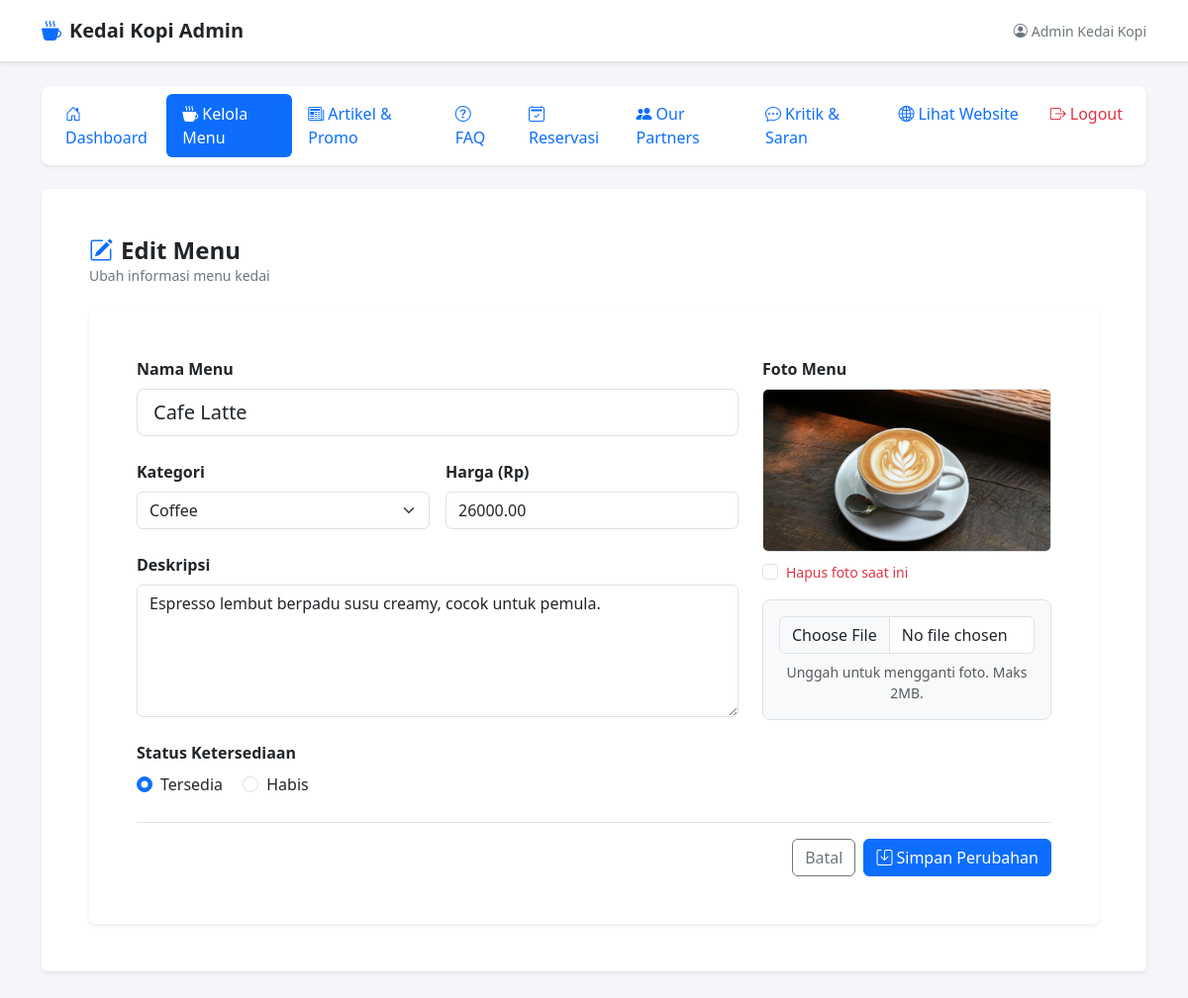
Page /dist/login/dashboard.php?page=menu_edit&id=4 (signed in) on the committed database.
### tables this page shows
CREATE TABLE IF NOT EXISTS `menu` (
  `id` INT NOT NULL AUTO_INCREMENT,
  `nama_menu` VARCHAR(150) NOT NULL,
  `kategori` VARCHAR(50) NOT NULL DEFAULT 'Coffee',
  `harga` DECIMAL(10,2) NOT NULL DEFAULT 0.00,
  `deskripsi` TEXT DEFAULT NULL,
  `gambar` VARCHAR(255) DEFAULT NULL,
  `status` ENUM('tersedia','habis') NOT NULL DEFAULT 'tersedia',
  `created_at` DATETIME DEFAULT CURRENT_TIMESTAMP,
  `updated_at` DATETIME DEFAULT CURRENT_TIMESTAMP ON UPDATE CURRENT_TIMESTAMP,
  PRIMARY KEY (`id`)
);

### dist/login/menu/edit.php (the view, shortened to what this page needs)
<?php
$id = isset($_GET['id']) ? (int) $_GET['id'] : 0;
$kategoriOptions = ['Coffee', 'Non-Coffee', 'Makanan', 'Snack'];
$uploadDir = __DIR__ . '/../../../uploads/menu/';
$menu = null;
$stmt = $conn->prepare("SELECT * FROM `menu` WHERE `id` = ? LIMIT 1");
if ($stmt) {
    $stmt->bind_param('i', $id);
    $stmt->execute();
    $result = $stmt->get_result();
    $menu = $result ? $result->fetch_assoc() : null;
} else {
    $errorMessage = 'Gagal memproses data: ' . $conn->error;
}
?>
<div class="mb-4">
    <h2 class="h4 mb-0 fw-bold text-dark"><i class="bi bi-pencil-square me-2 text-primary"></i>Edit Menu</h2>
    <p class="text-secondary small mb-0">Ubah informasi menu kedai</p>
</div>
<?php if ($menu): ?>
    <div class="card border-0 shadow-sm bg-white">
        <div class="card-body p-4 p-md-5">
            <form action="dashboard.php?page=menu_edit&id=<?= $id ?>" method="post" enctype="multipart/form-data">
                <div class="row g-4">
                    <div class="col-md-8">
                        <div class="mb-4">
                            <label for="nama_menu" class="form-label fw-bold">Nama Menu</label>
                            <input
                                type="text"
                                class="form-control form-control-lg"
                                id="nama_menu"
                                name="nama_menu"
                                value="<?= isset($_POST['nama_menu']) ? htmlspecialchars((string)$_POST['nama_menu']) : htmlspecialchars($menu['nama_menu']) ?>"
                                required
                            />
                        </div>
                        <div class="row g-3">
                            <div class="col-md-6 mb-4">
                                <label for="kategori" class="form-label fw-bold">Kategori</label>
                                <select class="form-select" id="kategori" name="kategori" required>
                                    <?php foreach ($kategoriOptions as $opt): ?>
                                        <?php $selectedVal = $_POST['kategori'] ?? $menu['kategori']; ?>
                                        <option value="<?= htmlspecialchars($opt) ?>" <?= ($selectedVal === $opt) ? 'selected' : '' ?>><?= htmlspecialchars($opt) ?></option>
                                    <?php endforeach; ?>
                                </select>
                            </div>
                            <div class="col-md-6 mb-4">
                                <label for="harga" class="form-label fw-bold">Harga (Rp)</label>
                                <input
                                    type="number"
                                    min="0"
                                    step="500"
                                    class="form-control"
                                    id="harga"
                                    name="harga"
                                    value="<?= isset($_POST['harga']) ? htmlspecialchars((string)$_POST['harga']) : htmlspecialchars((string)$menu['harga']) ?>"
                                    required
                                />
                            </div>
                        </div>
                        <div class="mb-4">
                            <label for="deskripsi" class="form-label fw-bold">Deskripsi</label>
                            <textarea
                                class="form-control"
                                id="deskripsi"
                                name="deskripsi"
                                rows="5"
                            ><?= isset($_POST['deskripsi']) ? htmlspecialchars((string)$_POST['deskripsi']) : htmlspecialchars((string)$menu['deskripsi']) ?></textarea>
                        </div>
                        <div class="mb-4">
                            <label class="form-label fw-bold d-block">Status Ketersediaan</label>
                            <?php $currentStatus = $_POST['status'] ?? $menu['status']; ?>
                            <div class="form-check form-check-inline">
                                <input class="form-check-input" type="radio" name="status" id="statusTersedia" value="tersedia" <?= $currentStatus === 'tersedia' ? 'checked' : '' ?>>
                                <label class="form-check-label" for="statusTersedia">Tersedia</label>
                            </div>
                            <div class="form-check form-check-inline">
                                <input class="form-check-input" type="radio" name="status" id="statusHabis" value="habis" <?= $currentStatus === 'habis' ? 'checked' : '' ?>>
                                <label class="form-check-label" for="statusHabis">Habis</label>
                            </div>
                        </div>
                    </div>
                    <div class="col-md-4">
                        <label class="form-label fw-bold d-block">Foto Menu</label>
                        <?php if (!empty($menu['gambar']) && file_exists($uploadDir . $menu['gambar'])): ?>
                            <img src="../../../uploads/menu/<?= htmlspecialchars($menu['gambar']) ?>" class="img-fluid rounded mb-2 border" alt="Foto menu">
                            <div class="form-check mb-3">
                                <input class="form-check-input" type="checkbox" name="hapus_gambar" value="1" id="hapusGambar">
                                <label class="form-check-label small text-danger" for="hapusGambar">Hapus foto saat ini</label>
                            </div>
                        <?php endif; ?>
                        <div class="border rounded-3 p-3 text-center bg-light">
                            <input type="file" class="form-control" id="gambar" name="gambar" accept=".jpg,.jpeg,.png,.webp">
                            <p class="text-muted small mt-2 mb-0">Unggah untuk mengganti foto. Maks 2MB.</p>
                        </div>
                    </div>
                </div>
                <div class="d-flex gap-2 justify-content-end pt-3 border-top">
                    <a href="dashboard.php?page=menu" class="btn btn-outline-secondary">Batal</a>
                    <button type="submit" class="btn btn-primary">
                        <i class="bi bi-save me-1"></i>Simpan Perubahan
                    </button>
                </div>
            </form>
        </div>
    </div>
<?php endif; ?>

### dist/login/dashboard.php (style rules this page uses)
body { background-color: #f4f6f9; }

### rows in the picture
menu: nama_menu "Cafe Latte", kategori "Coffee", harga "26000.00", deskripsi "Espresso lembut berpadu susu creamy, cocok untuk pemula.", status "☑ Tersedia", status "☐ Habis", gambar (picture)

### other values in the picture
$userName "Admin Kedai Kopi"
